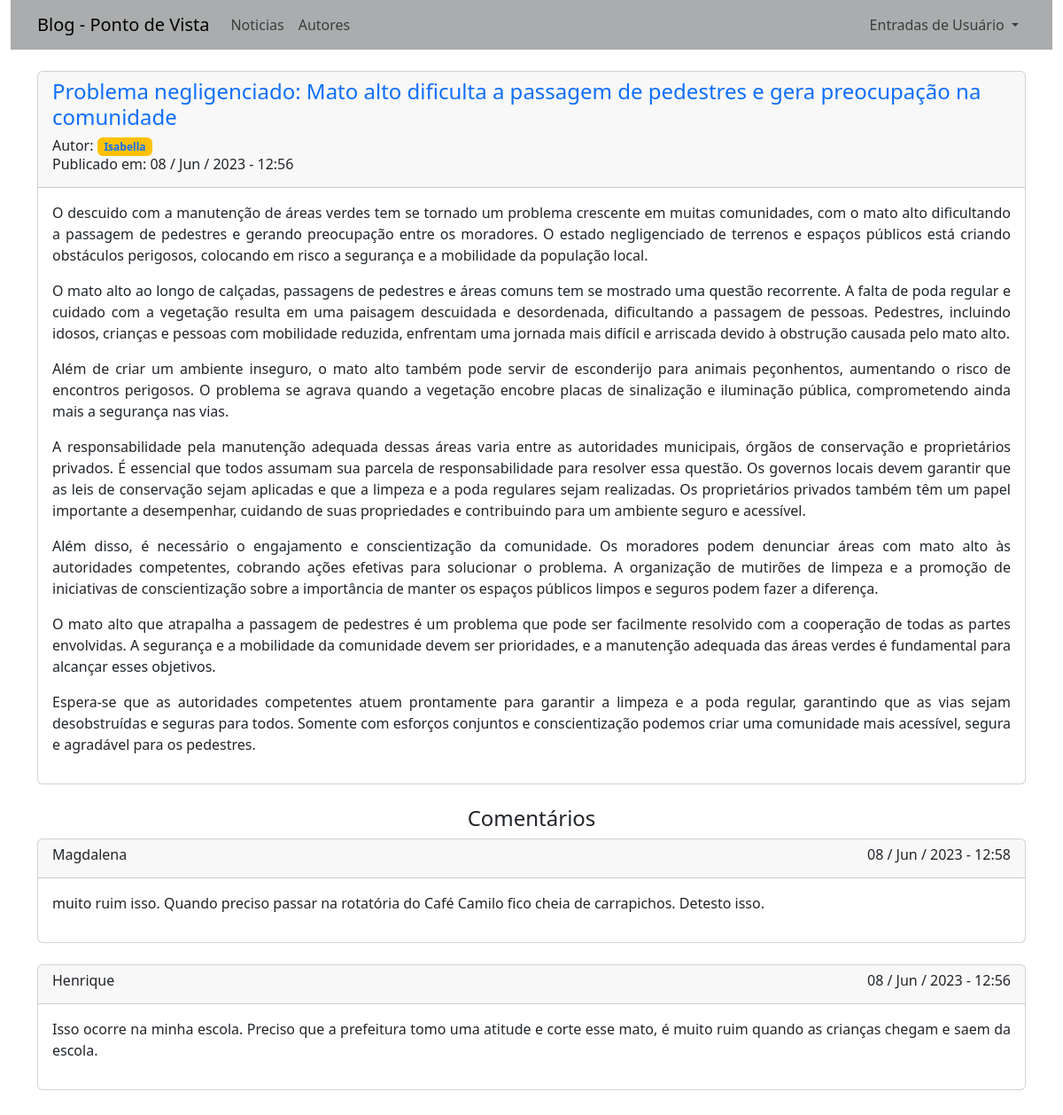
Screenshot of /noticias/9 with the database file from the repository.
### app_noticias/models.py (models this page shows, shortened)
class Noticia(models.Model):
    titulo = models.CharField(max_length=100)
    sub_titulo = models.CharField(max_length=150)
    data = models.DateTimeField(auto_now_add=True)
    autor = models.ForeignKey(User, on_delete=models.CASCADE)
    texto = models.TextField()

class Comentario(models.Model):
    texto = models.TextField()
    noticia = models.ForeignKey(Noticia, on_delete=models.CASCADE)
    autor = models.ForeignKey(User, on_delete=models.CASCADE)
    data = models.DateTimeField(auto_now_add=True)

### app_noticias/views.py (the view)
# urls.py: path('noticias/<int:id>', views.noticia, name='noticia'),
def noticia(request, id):
    template = 'noticias/noticia.html'
    noticia = Noticia.objects.get(id=id)
    comentarios = Comentario.objects.filter(noticia=id).order_by('-data')
    context = {
        'noticia': noticia,
        'comentarios': comentarios
        }
    return render(request, template , context)

### app_noticias/templates/noticias/noticia.html
{% extends "noticias/base.html" %}
{% block content %}
    <div class="card">
        <div class="card-header">
            <div class="row">
                <div class="row">
                    <h4 class="text-primary">{{ noticia.titulo}}</h4>
                </div>
                <div class="row" >
                    <h6>
                        Autor: <span class="badge bg-warning"><a href="#" style="text-decoration: none;">{{ noticia.autor}}</a></span>
                        <br>
                        Publicado em: {{ noticia.data|date:'d / M / Y - H:i' }}
                    </h6>
                </div>
            </div>
        </div>
        <div class="card-body" style="text-align: justify;">
                {{ noticia.texto|linebreaks }}
        </div>
    </div>
    <br>
    <h4 style="text-align: center;"> Comentários </h4>
    {% for comentario in comentarios %}
        <div class="card">
            <div class="card-header">
                <div class='row'>
                    <div class="col" >
                        <h6> {{ comentario.autor}}</h6>
                    </div>
                    <div class="col" style="text-align: right;">
                        <h6> {{ comentario.data|date:'d / M / Y - H:i' }} </h6>
                    </div>
                </div>
            </div>
            <div class="card-body" style="text-align: justify;">
                <span>{{ comentario.texto|linebreaks}}</span>
            </div>
        </div>
        <br>
    {% empty %}
        <h5>Ainda não há comentários cadastrados.</h5>
    {% endfor %}
{% endblock %}

### rows the page displays
Noticia: titulo "Problema negligenciado: Mato alto dificulta a passagem de pedestres e gera preocupação na comunidade", autor "Isabella", data "08 / Jun / 2023 - 12:56", texto "O descuido com a manutenção de áreas verdes tem se tornado um problema crescente em muitas comunidades, com o mato alto dificultando a passagem de pedestres e gerando preocupação entre os moradores. O estado negligenciado de terrenos e espaços públicos está criando obstáculos perigosos, colocando em risco a segurança e a mobilidade da população local. O mato alto ao longo de calçadas, passagens de pedestres e áreas comuns tem se mostrado uma questão recorrente. A falta de poda regular e cuidado com a vegetação resulta em uma paisagem descuidada e desordenada, dificultando a passagem de pessoas. Pedestres, incluindo idosos, crianças e pessoas com mobilidade reduzida, enfrentam uma jornada…"
Comentario: autor "Magdalena", data "08 / Jun / 2023 - 12:58", texto "muito ruim isso. Quando preciso passar na rotatória do Café Camilo fico cheia de carrapichos. Detesto isso."
Comentario: autor "Henrique", data "08 / Jun / 2023 - 12:56", texto "Isso ocorre na minha escola. Preciso que a prefeitura tomo uma atitude e corte esse mato, é muito ruim quando as crianças chegam e saem da escola."
